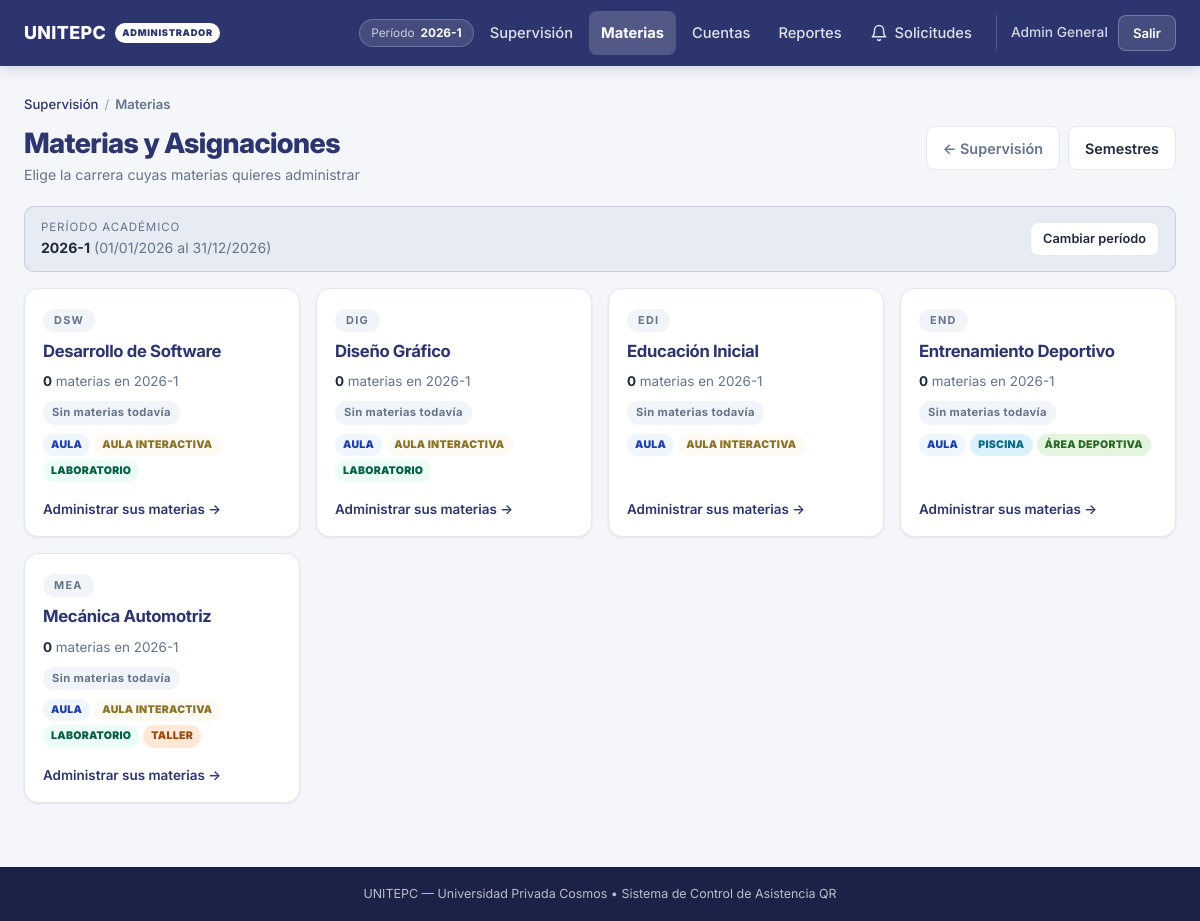
Screenshot of /admin/materias (signed in) with the database file from the repository.
### tables this page shows
CREATE TABLE `periodos` (
  `id` int(11) NOT NULL AUTO_INCREMENT,
  `nombre` varchar(40) NOT NULL COMMENT 'Como lo llama el instituto: 2026-1, Octubre 2026 - Marzo 2027',
  `fecha_inicio` date NOT NULL,
  `fecha_fin` date NOT NULL,
  `activo` tinyint(1) NOT NULL DEFAULT 1 COMMENT '0 = periodo cerrado, solo lectura',
  `creado_en` timestamp NOT NULL DEFAULT current_timestamp(),
  PRIMARY KEY (`id`),
  UNIQUE KEY `periodo_nombre` (`nombre`),
  KEY `idx_periodo_activo` (`activo`,`fecha_inicio`)
);

CREATE TABLE `carreras` (
  `id` int(11) NOT NULL AUTO_INCREMENT,
  `codigo` varchar(20) NOT NULL,
  `nombre` varchar(120) NOT NULL,
  `ambientes` set('Aula','Aula Interactiva','Laboratorio','Taller','Piscina','Área Deportiva') NOT NULL DEFAULT 'Aula,Aula Interactiva,Laboratorio',
  `activa` tinyint(1) NOT NULL DEFAULT 1,
  `creado_en` timestamp NOT NULL DEFAULT current_timestamp(),
  PRIMARY KEY (`id`),
  UNIQUE KEY `carrera_codigo` (`codigo`),
  UNIQUE KEY `carrera_nombre` (`nombre`)
);

### controllers/AdminController.php (called while the page is built, shortened)
<?php
require_once __DIR__ . '/BaseController.php';
require_once dirname(__DIR__) . '/models/Materia.php';
require_once dirname(__DIR__) . '/models/Estudiante.php';
require_once dirname(__DIR__) . '/models/Catalogo.php';
require_once dirname(__DIR__) . '/models/Periodo.php';
require_once dirname(__DIR__) . '/models/Carrera.php';
require_once dirname(__DIR__) . '/config/app.php';
class AdminController extends BaseController
{
    public function materias(): void
    {
        [$mensaje, $error] = $this->obtenerFlash();
        $periodo   = $this->periodoActual();
        $periodoId = $periodo ? (int)$periodo['id'] : null;
        $carreraId = filter_var($_GET['carrera'] ?? null, FILTER_VALIDATE_INT) ?: null;
        $carrera   = Carrera::buscarPorId($carreraId);
        $materias = [];
        $this->vista('admin.materias', [
            'base'        => self::obtenerRutaBase(),
            'materias'    => $materias,
            'carrera'     => $carrera,
            'resumen'     => Carrera::resumenPorPeriodo($periodoId),
            'docentes'    => Usuario::listarDocentes(),
            'semestres'   => Semestre::listar(false),
            'carreras'    => Carrera::listar(false),
            'periodo'     => $periodo,
            'periodos'    => Periodo::listar(),
            'ambientes'   => Catalogo::AMBIENTES,
            'mensaje'     => $mensaje,
            'error'       => $error,
            'csrf'        => self::tokenCsrf()
        ]);
    }
}

### public/index.php (called while the page is built, shortened)
<?php
$raiz = dirname(__DIR__);
require_once $raiz . '/config/app.php';
require_once $raiz . '/controllers/DocenteController.php';
require_once $raiz . '/controllers/AdminController.php';
$uri    = parse_url($_SERVER['REQUEST_URI'] ?? '/', PHP_URL_PATH) ?? '/';
$metodo = strtoupper($_SERVER['REQUEST_METHOD'] ?? 'GET');
$ruta = '/' . trim($uri, '/');
[$clase, $accion] = $rutas[$ruta][$metodo];
(new $clase())->$accion();

### index.php (called while the page is built, shortened)
<?php
$resultado = require_once __DIR__ . '/public/index.php';

### config/app.php (called while the page is built, shortened)
<?php
class App
{
    public static function rutaBase(): string
    {
        $dir = str_replace(DIRECTORY_SEPARATOR, '/', dirname($_SERVER['SCRIPT_NAME'] ?? ''));
        return ($dir === '/' || $dir === '') ? '' : $dir;
    }
    public static function baseAssets(): string
    {
        $base = self::rutaBase();
        return defined('APP_DESDE_RAIZ') && APP_DESDE_RAIZ ? $base . '/public' : $base;
    }
}

### models/Carrera.php (called while the page is built, shortened)
<?php
require_once __DIR__ . '/Catalogo.php';
class Carrera
{
    public static function ambientes(?array $carrera): array
    {
        $guardados = trim((string)($carrera['ambientes'] ?? ''));
        return array_values(array_intersect(
            Catalogo::AMBIENTES,
            array_map('trim', explode(',', $guardados))
        ));
    }
    public static function resumenPorPeriodo(?int $periodoId): array
    {
        $db = Database::conectar();
        $filtro     = $periodoId ? "AND m.periodo_id = ?" : "";
        $parametros = $periodoId ? [$periodoId, $periodoId] : [];
        $stmt = $db->prepare(
            "SELECT c.id, c.codigo, c.nombre, c.ambientes, c.activa,
                    (SELECT COUNT(*) FROM materias m
                      WHERE m.carrera_id = c.id AND m.activa = 1 {$filtro}) AS total_materias,
                    (SELECT COUNT(*) FROM materias m
                      WHERE m.carrera_id = c.id AND m.activa = 1 {$filtro}
                        AND NOT EXISTS (SELECT 1 FROM cursos cu
                                         WHERE cu.materia_id = m.id AND cu.activo = 1)
                    ) AS sin_docente
             FROM carreras c
             WHERE c.activa = 1
             ORDER BY c.nombre ASC"
        );
        $stmt->execute($parametros);
        return $stmt->fetchAll();
    }
    public static function buscarPorId(?int $id): ?array
    {
        if (!$id) {
            return null;
        }
        $db = Database::conectar();
        $stmt = $db->prepare("SELECT * FROM carreras WHERE id = ? LIMIT 1");
        $stmt->execute([$id]);
        return $stmt->fetch() ?: null;
    }
}

### models/Periodo.php (called while the page is built, shortened)
<?php
class Periodo
{
    public static function buscarPorId(?int $id): ?array
    {
        if (!$id) {
            return null;
        }
        $db = Database::conectar();
        $stmt = $db->prepare("SELECT * FROM periodos WHERE id = ? LIMIT 1");
        $stmt->execute([$id]);
        return $stmt->fetch() ?: null;
    }
}

### models/Catalogo.php (called while the page is built, shortened)
<?php
class Catalogo
{
    public static function claseAmbiente(?string $ambiente): string
    {
        $sinTildes = strtr((string)$ambiente, [
            'á'=>'a','é'=>'e','í'=>'i','ó'=>'o','ú'=>'u','ü'=>'u','ñ'=>'n',
            'Á'=>'a','É'=>'e','Í'=>'i','Ó'=>'o','Ú'=>'u','Ü'=>'u','Ñ'=>'n'
        ]);
        return strtolower(preg_replace('/[^A-Za-z0-9]+/', '-', trim($sinTildes)));
    }
}

### views/admin/materias.php (the view, shortened to what this page needs)
<?php
$vista  = 'admin-materias';
require dirname(__DIR__) . '/layouts/header.php';
?>
<nav class="breadcrumb">
    <a href="<?= $base ?>/admin">Supervisión</a>
    <span class="breadcrumb-separator">/</span>
    <?php if ($carrera): ?>
        <a href="<?= $base ?>/admin/materias">Materias</a>
        <span class="breadcrumb-separator">/</span>
        <span class="breadcrumb-current"><?= htmlspecialchars($carrera['nombre']) ?></span>
    <?php else: ?>
        <span class="breadcrumb-current">Materias</span>
    <?php endif; ?>
</nav>
<div class="page-header">
    <div>
        <h1 class="page-title">
            <?= $carrera ? htmlspecialchars($carrera['nombre']) : 'Materias y Asignaciones' ?>
        </h1>
        <p class="page-subtitle">
            <?= $carrera
                ? 'Materias de esta carrera y el docente que dicta cada una'
                : 'Elige la carrera cuyas materias quieres administrar' ?>
        </p>
    </div>
    <div class="acciones-cabecera">
        <?php if ($carrera): ?>
            <a href="<?= $base ?>/admin/materias" class="btn btn-back">&larr; Carreras</a>
        <?php else: ?>
            <a href="<?= $base ?>/admin" class="btn btn-back">&larr; Supervisión</a>
        <?php endif; ?>
        <button type="button" class="btn btn-outline" onclick="abrirModal('modalSemestres')">Semestres</button>
    </div>
</div>
<div class="periodo-barra">
    <div>
        <span class="periodo-barra-etiqueta">Período académico</span>
        <strong><?= htmlspecialchars($periodo['nombre'] ?? 'Sin período') ?></strong>
        <?php if (!empty($periodo)): ?>
            <span class="text-muted">
                (<?= date('d/m/Y', strtotime($periodo['fecha_inicio'])) ?>
                al <?= date('d/m/Y', strtotime($periodo['fecha_fin'])) ?>)
            </span>
        <?php endif; ?>
    </div>
    <a href="<?= $base ?>/admin/periodo" class="btn btn-sm btn-outline">Cambiar período</a>
</div>
<?php if (!$carrera): ?>
    <div class="carreras-grid">
        <?php foreach ($resumen as $c): ?>
            <a href="<?= $base ?>/admin/materias?carrera=<?= (int)$c['id'] ?>" class="carrera-tarjeta">
                <span class="carrera-sigla"><?= htmlspecialchars($c['codigo']) ?></span>
                <h2 class="carrera-nombre"><?= htmlspecialchars($c['nombre']) ?></h2>
                <p class="carrera-cifras">
                    <strong><?= (int)$c['total_materias'] ?></strong>
                    materia<?= (int)$c['total_materias'] === 1 ? '' : 's' ?>
                    en <?= htmlspecialchars($periodo['nombre'] ?? 'este período') ?>
                </p>
                <?php if ((int)$c['sin_docente'] > 0): ?>
                    <span class="badge badge-danger">
                        <?= (int)$c['sin_docente'] ?> sin docente
                    </span>
                <?php elseif ((int)$c['total_materias'] > 0): ?>
                    <span class="badge badge-success">Todas con docente</span>
                <?php else: ?>
                    <span class="badge badge-neutral">Sin materias todavía</span>
                <?php endif; ?>
                <span class="carrera-ambientes">
                    <?php foreach (Carrera::ambientes($c) as $a): ?>
                        <span class="curso-ambiente amb-<?= Catalogo::claseAmbiente($a) ?>">
                            <?= htmlspecialchars($a) ?>
                        </span>
                    <?php endforeach; ?>
                </span>
                <span class="carrera-entrar">Administrar sus materias &rarr;</span>
            </a>
        <?php endforeach; ?>
    </div>
<?php endif;  ?>
<?php require dirname(__DIR__) . '/layouts/footer.php'; ?>

### controllers/BaseController.php (shortened to what this page needs)
<?php
require_once dirname(__DIR__) . '/config/app.php';
class BaseController
{
    protected function vista(string $nombreVista, array $datos = []): void
    {
        extract($datos, EXTR_SKIP);
        $rutaArchivo = dirname(__DIR__) . '/views/' . str_replace('.', '/', $nombreVista) . '.php';
        $assetBase   = App::baseAssets();
        if (file_exists($rutaArchivo)) {
            require $rutaArchivo;
        } else {
            http_response_code(500);
            echo "Error: La vista {$nombreVista} no existe.";
        }
    }
    protected function periodoActual(): ?array
    {
        require_once dirname(__DIR__) . '/models/Periodo.php';
        $elegido = Periodo::buscarPorId((int)($_SESSION['periodo_id'] ?? 0));
        if ($elegido !== null) {
            return $elegido;
        }
        $porDefecto = Periodo::actual();
        return $porDefecto;
    }
}

### views/layouts/header.php (shortened to what this page needs)
<?php
$base   = $base ?? '';
$uriActual = parse_url($_SERVER['REQUEST_URI'] ?? '/', PHP_URL_PATH) ?? '/';
$rutaActual = '/' . trim($uriActual, '/');
$rolActual    = $_SESSION['usuario_rol'] ?? '';
$nombreActual = $_SESSION['usuario_nombre'] ?? '';
$periodoActual = $_SESSION['periodo_nombre'] ?? '';
$hayNavbar    = !empty($_SESSION['usuario_id']) && empty($ocultarNavbar);
?>
<!DOCTYPE html>
<html lang="es">
<head>
    <link rel="stylesheet" href="<?= htmlspecialchars($assetBase, ENT_QUOTES, 'UTF-8') ?>/assets/css/style.css">
</head>
<body class="<?= htmlspecialchars($bodyClass ?? '') ?>" data-base="<?= htmlspecialchars($base, ENT_QUOTES, 'UTF-8') ?>">
<?php if ($hayNavbar): ?>
<nav class="navbar">
    <a href="<?= $base ?><?= $rolActual === 'admin' ? '/admin' : '/docente' ?>" class="navbar-brand"
       title="<?= htmlspecialchars(App::MARCA, ENT_QUOTES, 'UTF-8') ?>">
        <span>UNITEPC</span>
        <span class="badge-unitepc <?= $rolActual === 'admin' ? 'badge-admin' : '' ?>">
            <?= $rolActual === 'admin' ? 'ADMINISTRADOR' : 'DOCENTE' ?>
        </span>
    </a>
    <ul class="nav-links">
        <?php if ($rolActual === 'admin'): ?>
            <?php if ($periodoActual !== ''): ?>
                <li>
                    <a href="<?= $base ?>/admin/periodo"
                       class="nav-periodo <?= str_starts_with($rutaActual, '/admin/periodo') ? 'active' : '' ?>"
                       title="Cambiar de período académico">
                        <span class="nav-periodo-etiqueta">Período</span>
                        <strong><?= htmlspecialchars($periodoActual) ?></strong>
                    </a>
                </li>
            <?php endif; ?>
            <li><a href="<?= $base ?>/admin" class="nav-link <?= $rutaActual === '/admin' ? 'active' : '' ?>">Supervisión</a></li>
            <li><a href="<?= $base ?>/admin/materias" class="nav-link <?= str_starts_with($rutaActual, '/admin/materias') || str_starts_with($rutaActual, '/admin/semestres') ? 'active' : '' ?>">Materias</a></li>
            <li><a href="<?= $base ?>/admin/docentes" class="nav-link <?= str_starts_with($rutaActual, '/admin/docentes') ? 'active' : '' ?>">Cuentas</a></li>
            <li><a href="<?= $base ?>/reportes" class="nav-link <?= str_starts_with($rutaActual, '/reportes') ? 'active' : '' ?>">Reportes</a></li>
        <?php endif; ?>
            <?php if ($rolActual === 'admin'): ?>
                <li>
                    <a href="<?= $base ?>/admin/solicitudes" class="nav-link campanita" id="campanita"
                       title="Solicitudes de contraseña">
                        <svg xmlns="http://www.w3.org/2000/svg" width="18" height="18" viewBox="0 0 24 24" fill="none" stroke="currentColor" stroke-width="2" stroke-linecap="round" stroke-linejoin="round" aria-hidden="true"><path d="M18 8A6 6 0 0 0 6 8c0 7-3 9-3 9h18s-3-2-3-9"/><path d="M13.73 21a2 2 0 0 1-3.46 0"/></svg>
                        <span class="campanita-texto">Solicitudes</span>
                    </a>
                </li>
            <?php endif; ?>
        <li class="nav-user">
            <?php if ($rolActual !== 'admin'): ?>
                <a href="<?= $base ?>/docente/perfil"
                   class="nav-perfil <?= str_starts_with($rutaActual, '/docente/perfil') ? 'active' : '' ?>"
                   title="Mi perfil y seguridad de la cuenta">
                    <svg xmlns="http://www.w3.org/2000/svg" width="15" height="15" viewBox="0 0 24 24" fill="none" stroke="currentColor" stroke-width="2" stroke-linecap="round" stroke-linejoin="round" aria-hidden="true"><path d="M20 21v-2a4 4 0 0 0-4-4H8a4 4 0 0 0-4 4v2"/><circle cx="12" cy="7" r="4"/></svg>
                    <span class="user-name"><?= htmlspecialchars($nombreActual) ?></span>
                </a>
            <?php else: ?>
                <span class="user-name"><?= htmlspecialchars($nombreActual) ?></span>
            <?php endif; ?>
            <a href="<?= $base ?>/logout" class="btn-logout">Salir</a>
        </li>
    </ul>
</nav>
<?php endif; ?>
<main class="main-content" data-vista="<?= htmlspecialchars($vista ?? '', ENT_QUOTES, 'UTF-8') ?>">

### views/layouts/footer.php (shortened to what this page needs)
</main>
<footer class="footer">
    <p><?= htmlspecialchars(App::MARCA, ENT_QUOTES, 'UTF-8') ?> &bull; Sistema de Control de Asistencia QR</p>
</footer>
</body>
</html>

### rows the page displays
periodos: nombre "2026-1", fecha_inicio "01/01/2026", fecha_fin "31/12/2026"
carreras: codigo "DSW", nombre "Desarrollo de Software", total_materias "0", ambientes "AULA", ambientes "AULA INTERACTIVA", ambientes "LABORATORIO"
carreras: codigo "DIG", nombre "Diseño Gráfico", total_materias "0", ambientes "AULA", ambientes "AULA INTERACTIVA", ambientes "LABORATORIO"
carreras: codigo "EDI", nombre "Educación Inicial", total_materias "0", ambientes "AULA", ambientes "AULA INTERACTIVA"
carreras: codigo "END", nombre "Entrenamiento Deportivo", total_materias "0", ambientes "AULA", ambientes "PISCINA", ambientes "ÁREA DEPORTIVA"
carreras: codigo "MEA", nombre "Mecánica Automotriz", total_materias "0", ambientes "AULA", ambientes "AULA INTERACTIVA", ambientes "LABORATORIO", ambientes "TALLER"

### other values shown
$periodoActual "2026-1"
$nombreActual "Admin General"
App::MARCA "UNITEPC — Universidad Privada Cosmos"
